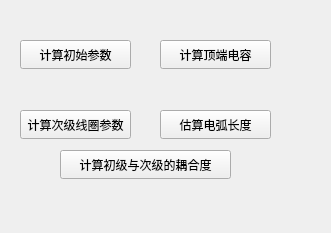
<?xml version="1.0" encoding="UTF-8"?>
<ui version="4.0">
 <class>Form</class>
 <widget class="QWidget" name="Form">
  <property name="geometry">
   <rect>
    <x>0</x>
    <y>0</y>
    <width>331</width>
    <height>233</height>
   </rect>
  </property>
  <property name="minimumSize">
   <size>
    <width>300</width>
    <height>200</height>
   </size>
  </property>
  <property name="maximumSize">
   <size>
    <width>350</width>
    <height>350</height>
   </size>
  </property>
  <property name="windowTitle">
   <string>Form</string>
  </property>
  <widget class="QPushButton" name="pushButton_1">
   <property name="geometry">
    <rect>
     <x>20</x>
     <y>40</y>
     <width>111</width>
     <height>29</height>
    </rect>
   </property>
   <property name="text">
    <string>计算初始参数</string>
   </property>
  </widget>
  <widget class="QPushButton" name="pushButton_2">
   <property name="geometry">
    <rect>
     <x>160</x>
     <y>40</y>
     <width>111</width>
     <height>29</height>
    </rect>
   </property>
   <property name="text">
    <string>计算顶端电容</string>
   </property>
  </widget>
  <widget class="QPushButton" name="pushButton_3">
   <property name="geometry">
    <rect>
     <x>20</x>
     <y>110</y>
     <width>111</width>
     <height>29</height>
    </rect>
   </property>
   <property name="text">
    <string>计算次级线圈参数</string>
   </property>
  </widget>
  <widget class="QPushButton" name="pushButton_4">
   <property name="geometry">
    <rect>
     <x>160</x>
     <y>110</y>
     <width>111</width>
     <height>29</height>
    </rect>
   </property>
   <property name="text">
    <string>估算电弧长度</string>
   </property>
  </widget>
  <widget class="QPushButton" name="pushButton_5">
   <property name="geometry">
    <rect>
     <x>60</x>
     <y>150</y>
     <width>171</width>
     <height>29</height>
    </rect>
   </property>
   <property name="text">
    <string>计算初级与次级的耦合度</string>
   </property>
  </widget>
 </widget>
 <resources/>
 <connections/>
</ui>
